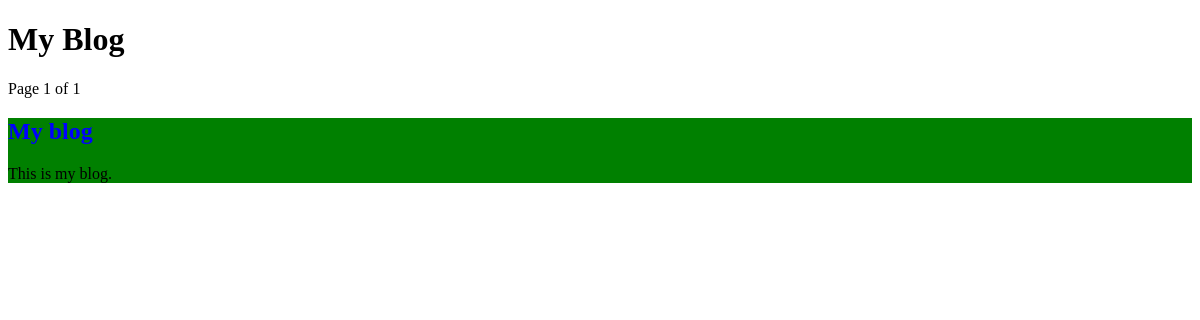
The page /blog/ on the database as committed earlier.
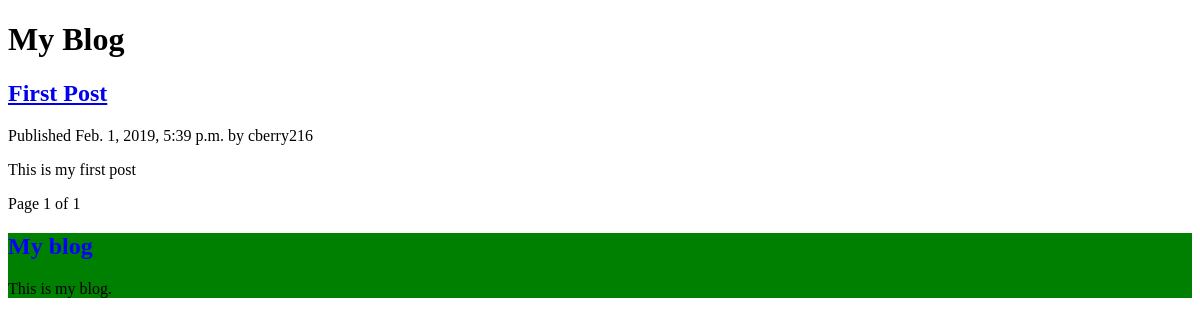
The same page on the database as committed later.
### blog/models.py (models this page shows, shortened)
class Post(models.Model):
    STATUS_CHOICES = (
        ('draft', 'Draft'),
        ('published', 'Published'),
    )
    objects = models.Manager()                             # Default manager
    published = PublishedManager()                        # Custom manager for the Post model
    title = models.CharField(max_length=250)              # === VARCHAR()
    slug = models.SlugField(max_length=250,
                            unique_for_date='publish')    # Can't have same slug AND publish value
    author = models.ForeignKey(User,                      # Defines a many-to-one relationship
                               on_delete=models.CASCADE,  # If the user is deleted, all blog posts are deleted
                               related_name='blog_posts')  # Allows a backwards relationship (less code to write)
    body = models.TextField()
    publish = models.DateTimeField(default=timezone.now)  # Default value when created
    created = models.DateTimeField(auto_now_add=True)     # Sets the value to 'now' when object is CREATED
    updated = models.DateTimeField(auto_now=True)         # Sets the value to 'now' when object is UPDATED
    status = models.CharField(max_length=10,
                              choices=STATUS_CHOICES,
                              default='draft')
    class Meta:                                           # Metadata about the class
        ordering = ('-publish',)                          # How to order the results (by results in descending order)
    def get_absolute_url(self):
        return reverse("blog:post_detail",                # Allows constructing URLs by their name and optional parameters
                       args=[
                           self.publish.year,
                           self.publish.month,
                           self.publish.day,
                           self.slug
                       ])

### blog/views.py (the view)
# urls.py: path('', views.post_list, name='post_list'),
def post_list(request):                               # Request required for all views
    object_list = Post.published.all()
    paginator = Paginator(object_list, 1)             # Only 1 post per page
    page = request.GET.get('page')                    # Current page (integer)
    try:
        posts = paginator.page(page)
    except PageNotAnInteger:                          # If page is not an integer deliver the first page
        posts = paginator.page(1)
    except EmptyPage:                                 # If page is out of range deliver last page of results
        posts = paginator.page(paginator.num_pages)
    return render(request,
                  'blog/post/list.html',
                  {'page': page,
                   'posts': posts})                   # Context variables to be used within the page

### blog/models.py (called while the page is built)
    def get_queryset(self):
        return super(PublishedManager, self)\
            .get_queryset()\
            .filter(status='published')                   # Same query, but filtered only on 'published'

### blog/templates/blog/post/list.html (shortened to what this page needs)
{% extends "blog/base.html" %}
{% block content %}
<h1>My Blog</h1>
  {% for post in posts %}
  <h2>
    <a href="{{ post.get_absolute_url }}">{{ post.title }}</a>
  </h2>
  <p class="date">
    Published {{ post.publish }} by {{ post.author }}
  </p>
  {{ post.body | truncatewords:30 | linebreaks}}
  {% endfor %}
  {% include "blog/post/pagination.html" with page=posts %}
{% endblock  %}

### blog/templates/blog/base.html (shortened to what this page needs)
{% load static %}
<!DOCTYPE html>
<html lang="en">
<head>
  <link rel="stylesheet" href="{% static "css/blog.css" %}">
</head>
<body>
  <div id="content">
  {% block content %}
  {% endblock  %}
  </div>
  <div id="sidebar">
    <h2>My blog</h2>
    <p>This is my blog.</p>
  </div>
</body>
</html>

### blog/templates/blog/post/pagination.html (shortened to what this page needs)
<div class="pagination">
  <span class="step-links">
    <span class="current">
      Page {{ page.number }} of {{ page.paginator.num_pages}}
    </span>
  </span>
</div>

### blog/static/css/blog.css (style rules this page uses)
#sidebar { background-color: green; }
h2 { color: blue; }

Rows that differ between the two databases and show on the page:
added Post: title "First Post", publish "Feb. 1, 2019, 5:39 p.m.", author "cberry216", body "This is my first post"
